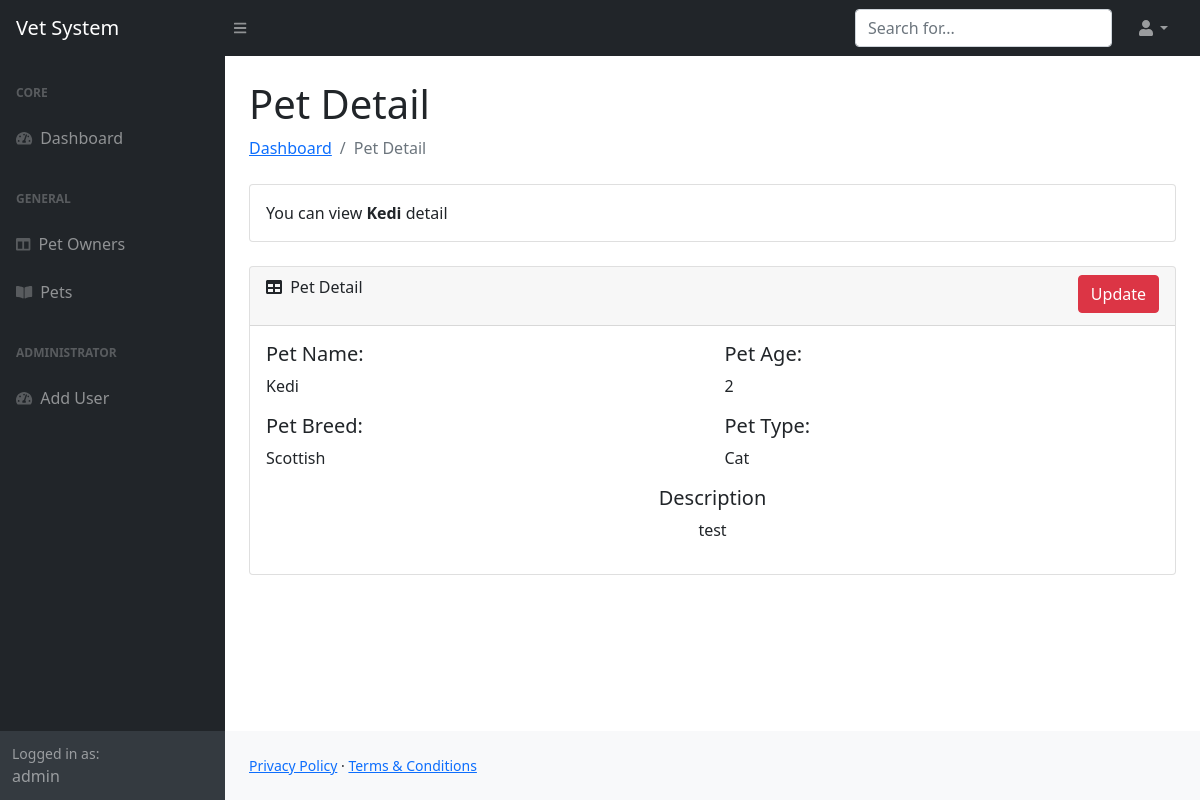
The app's page /petDetail/5 (signed in) with its own data.
### main/models.py (models this page shows, shortened)
class Pets(models.Model):
    name = models.CharField(max_length=200, verbose_name='Pet Name')
    type = models.CharField(max_length=200, verbose_name='Pet Type')
    breed = models.CharField(max_length=200,  verbose_name='Breed')
    age = models.PositiveIntegerField(verbose_name='Pet Age', null=True)
    description = models.TextField(blank=True, verbose_name='Description')
    created_date = models.DateTimeField(auto_now_add=True)
    updated_date = models.DateTimeField(auto_now=True)
    class Meta:
        verbose_name = 'Pet'
        verbose_name_plural = ' Pets'

### main/views.py (the view)
# urls.py: path('petDetail/<int:pk>', views.PetDetailView, name='pet-detail'),
@login_required(login_url="/login/")
def PetDetailView(request, pk):
    pet = Pets.objects.get(id=pk)
    return render(request, 'pets_detail.html', {'pet': pet})

### main/templates/pets_detail.html (shortened to what this page needs)
{% load static %}
<!DOCTYPE html>
<html lang="en">
    <head>
        <link href="https://cdn.jsdelivr.net/npm/simple-datatables@latest/dist/style.css" rel="stylesheet" />
        <link href="{% static 'css/styles.css' %}" rel="stylesheet" />
    </head>
    <body class="sb-nav-fixed">
    {% include 'includes/header.html' %}
        <div id="layoutSidenav">
            <div id="layoutSidenav_nav">
                {% include 'includes/sidebar.html' %}
            </div>
            <div id="layoutSidenav_content">
                <main>
                    <div class="container-fluid px-4">
                        <h1 class="mt-4">Pet Detail</h1>
                        <ol class="breadcrumb mb-4">
                            <li class="breadcrumb-item"><a href="{% url 'home' %}">Dashboard</a></li>
                            <li class="breadcrumb-item active">Pet Detail</li>
                        </ol>
                        <div class="card mb-4">
                            <div class="card-body">
                                You can view <strong>{{ pet.name }}</strong> detail
                            </div>
                        </div>
                        <div class="card mb-4">
                            <div class="card-header">
                                <div class="row">
                                    <div class="col-6">
                                        <i class="fas fa-table me-1"></i>
                                        Pet Detail
                                    </div>
                                    <div class="col-6">
                                        <div class="text-lg-end mb-1">
                                            <a href="{% url 'pet-update' pet.id %}" type="submit"  class=" btn btn-danger">Update</a>
                                        </div>
                                    </div>
                                </div>
                            </div>
                            <div class="card-body">
                                <div class="row">
                                    <div class="col-6">
                                        <h5>Pet Name:</h5>
                                        <p>{{ pet.name }}</p>
                                    </div>
                                    <div class="col-6">
                                        <h5>Pet Age:</h5>
                                        <p>{{ pet.age }}</p>
                                    </div>
                                    <div class="col-6">
                                        <h5>Pet Breed:</h5>
                                        <p>{{ pet.breed }}</p>
                                    </div>
                                    <div class="col-6">
                                        <h5>Pet Type:</h5>
                                        <p>{{ pet.type }}</p>
                                    </div>
                                    <div class="col-12 text-center">
                                        <h5>Description</h5>
                                        <p>{{ pet.description }}</p>
                                    </div>
                                </div>
                            </div>
                        </div>
                    </div>
                </main>
                {% include 'includes/footer.html' %}
            </div>
        </div>
    </body>
</html>

### templates/includes/sidebar.html (shortened to what this page needs)
{% load static %}
<nav class="sb-sidenav accordion sb-sidenav-dark" id="sidenavAccordion">
    <div class="sb-sidenav-menu">
        <div class="nav">
            <div class="sb-sidenav-menu-heading">Core</div>
            <a class="nav-link" href="{% url 'home' %}">
                <div class="sb-nav-link-icon"><i class="fas fa-tachometer-alt"></i></div>
                Dashboard
            </a>
            <div class="sb-sidenav-menu-heading">General</div>
            <a class="nav-link" href="{% url 'owners' %}">
                <div class="sb-nav-link-icon"><i class="fas fa-columns"></i></div>
                Pet Owners
            </a>
            <a class="nav-link" href="{% url 'pets' %}">
                <div class="sb-nav-link-icon"><i class="fas fa-book-open"></i></div>
                Pets
            </a>
            {% if perms.main.add_user %}
                <div class="sb-sidenav-menu-heading">Administrator</div>
                <a class="nav-link" href="{% url 'register' %}">
                    <div class="sb-nav-link-icon"><i class="fas fa-tachometer-alt"></i></div>
                    Add User
                </a>
            {% endif %}
        </div>
    </div>
    <div class="sb-sidenav-footer">
        <div class="small">Logged in as:</div>
        {{ request.user }}
    </div>
</nav>

### records on screen
Pets: name "Kedi", age "2", breed "Scottish", type "Cat", description "test"

### other values on screen
{{ request.user }} "admin"
